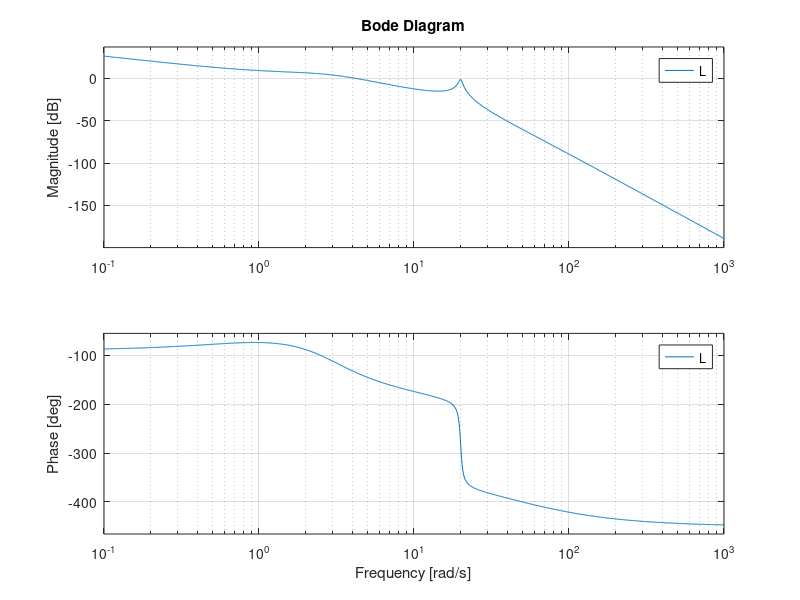
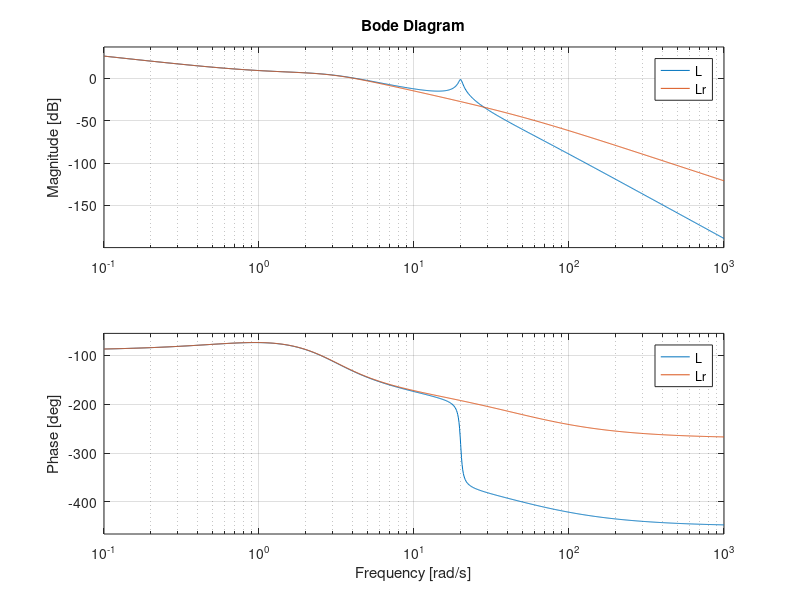

MATLAB code to generate these figures, in order: (Note: this script raises an error after producing the figures.)
% Sistemas de Control - UT05: aeronave en cabeceo con fuselaje flexible
clear; clc; close all;
s = tf('s');

K  = 1;
Ga = 50/(s+50);
Gt = 18*(s+1)/(s*(s^2+4.2*s+9));
Gf = 400/(s^2+s+400);
L  = K*Ga*Gt*Gf;
Lr = K*Ga*Gt;
T  = feedback(L,1);

%% 1. Diagrama de Bode
figure; bode(L); grid on;
Kv = dcgain(minreal(s*L))           % 1.d
t  = 0:0.01:30;
y  = lsim(T,t,t);
ess = t(end) - y(end)               % 1.e

%% 2. Resonancia estructural
zf = 0.025;
Mr = 1/(2*zf*sqrt(1-zf^2))          % 2.a
wr = 20*sqrt(1-2*zf^2)
figure; bode(L,Lr); grid on;        % 2.b
for z = [0.0125 0.02 0.025 0.03 0.05]   % 2.d
    Gz = 400/(s^2+40*z*s+400);
    [pico,~] = getPeakGain(K*Ga*Gt*Gz,1e-4,[15 25]);
    fprintf('zeta = %.4f -> pico = %.2f dB\n', z, 20*log10(pico));
end

%% 3. Margenes y ganancia critica
figure; margin(L);
[Gm,Pm,Wpc,Wgc] = margin(L)
Kc = Gm
polos_Kc = pole(feedback(Kc*Ga*Gt*Gf,1))

%% 4. Estabilidad absoluta y relativa
L2 = K*Ga*Gt*400/(s^2+0.5*s+400);   % zeta = 0.0125
figure; margin(L2);
estable = isstable(feedback(L2,1))
Tj = evalfr(T,1j*19.5);
amplitud = abs(Tj)
fase = angle(Tj)*180/pi

%% 5. Correlacion tiempo-frecuencia
info = stepinfo(T)
figure; step(T, feedback(Lr,1), 10); grid on;

%% Opcional: Nyquist y fase no minima
figure; nyquist(L);
Lnm = K*Ga*Gf*18*(1-s)/(s*(s^2+4.2*s+9));
figure; bode(L,Lnm); grid on;
[GmN,PmN] = margin(Lnm)
